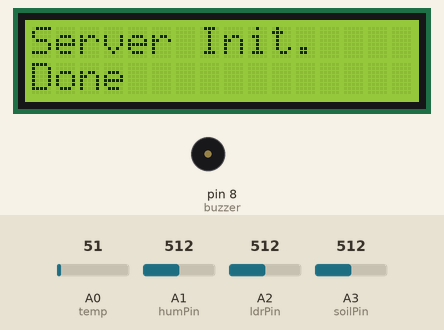
The sketch below on a simulated Arduino Mega 2560, built with avr-gcc and run on an emulated ATmega2560. On the bench: 16×2 character LCD, buzzer (waves = sounding, pin HIGH). The inputs (shaded band) are chosen by the test bench; at power-on: A3 (soilPin) = 512, A0 (temp) = 51, A1 (humPin) = 512, A2 (ldrPin) = 512. WiFi joins after 1.5 s; servers stay silent unless stated; uploads are accepted with an empty reply; what the sketch prints to the serial monitor is not drawn.

Above: at 4.1 s.
At 10.2 s:
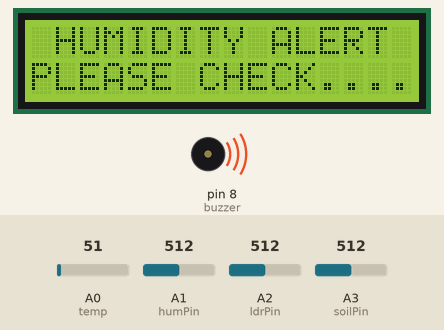
10.3 s: A3 (soilPin) set to 490
At 15.5 s:
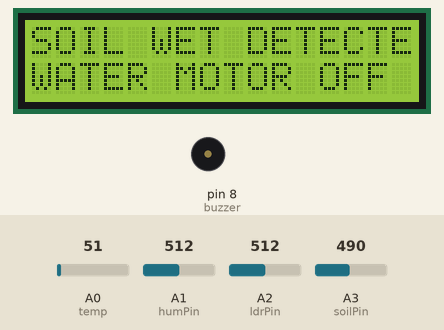
18.5 s: A0 (temp) set to 103
23.1 s: A0 (temp) set to 121
At 31.4 s:
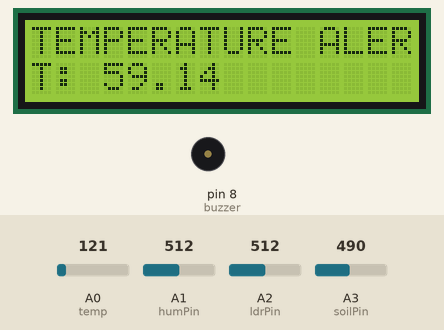
31.9 s: A0 (temp) set to 163
At 41.0 s:
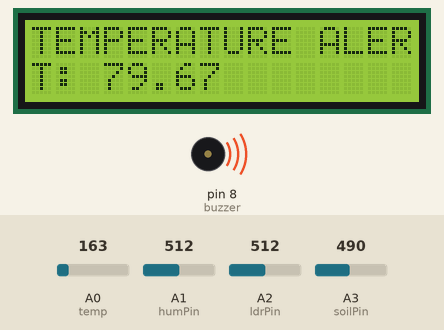
Timing chart, 0 to 41.7 s (numbered marks = the images above; inputs shaded):
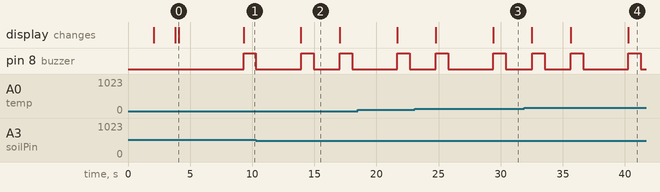

The sketch:

green_house_monitoring_jbiet.ino
```cpp
#include "WiFiEsp.h"
#include <LiquidCrystal.h>
#include <String.h>

// Emulate Serial1 on pins 6/7 if not present
#ifndef HAVE_HWSERIAL1
#include "SoftwareSerial.h"
SoftwareSerial Serial1(12, 13); // RX, TX
#endif


LiquidCrystal lcd (2,3,4,5,6,7);

#define temp A0
#define soilPin A3
#define humPin A1
#define ldrPin A2
#define buzzer 8

float temp1=0.0;
unsigned temp2 = 0;
int soil  = 0;
int hum = 0;
int ldr = 0;
String L = " ";
String S = " ";
String H = " ";

char ssid[] = "project12";            // your network SSID (name)
char pass[] = "project123456";        // your network password
int status = WL_IDLE_STATUS;     // the Wifi radio's status

char server[] = "projectsiot.xyz";

String A = "GET /IoTProjects/GreenHouse/upload.php?";
String Z = " HTTP/1.1";
String iot = "\0";

// Initialize the Ethernet client object
WiFiEspClient client;

void lcdstring (int a, int b, String w);


void beep ()
{
  digitalWrite(buzzer, HIGH);
  delay(1000);
  digitalWrite(buzzer, LOW);
  delay(100);
}


void setup(void) {
  Serial.begin(9600);
  Serial.print("power up");

    lcd.begin(16, 2);

          pinMode(humPin,INPUT);
          pinMode(ldrPin,INPUT);
          pinMode(soilPin,INPUT);
          pinMode(temp,INPUT);
          pinMode(buzzer,OUTPUT);

lcd.clear();
lcd.setCursor(0,0);
        lcd.print("GREEN HOUSE   ");
        lcd.setCursor( 0,1);
         lcd.print("MONITORING S/M ");
         delay(2000);


  lcd.clear();
lcd.setCursor(0,0);
lcd.print(" CONNECTING  TO ");
lcd.setCursor(0,1);
lcd.print(ssid);
delay(200);

  // initialize serial for ESP module
  Serial1.begin(9600);
  // initialize ESP module
  WiFi.init(&Serial1);

   // check for the presence of the shield
  if (WiFi.status() == WL_NO_SHIELD) {
    Serial.println(F("WiFi shield not present"));
    // don't continue
    while (true);
  }

  // attempt to connect to WiFi network
  while ( status != WL_CONNECTED) {
    Serial.print(F("Attempting to connect to WPA SSID: "));
    Serial.println(ssid);
    // Connect to WPA/WPA2 network
    status = WiFi.begin(ssid, pass);
  }

  // you're connected now, so print out the data
  Serial.println(F("You're connected to the network"));

  lcd.clear();
lcd.setCursor(0,0);
lcd.print("Server Init.");
lcd.setCursor(0,1);
lcd.print("..................");
delay(100);
    Serial.println(F("sending data ---1 "));
    Serial.println(F("Starting connection to server..."));
    // if you get a connection, report back via serial
    if (client.connect(server, 80)) {
      Serial.println(F("Connected to server"));
      // Make a HTTP request
      client.println("GET /IoTProjects/GreenHouse/upload.php?a=U&b=N&c=N HTTP/1.1");
      client.println("Host: projectsiot.xyz");
      client.println("Connection: close");
      client.println();
    }
    client.flush();
     client.stop();

  lcd.clear();
lcd.setCursor(0,0);
lcd.print("Server Init.");
lcd.setCursor(0,1);
lcd.print("Done");
  delay(5000);
Serial.println(F("PLEASE SHOW CARD "));
}

void loop() {

temp2 = analogRead(temp); //read data from analog pin A1.
float V=temp2*(5/(1023.00)); //conversion of analog voltage to digital voltage.
  temp1=V*100; //temperature in centigrade scale.

Serial.print("temperature is = "); Serial.println(temp1);
delay(50);

ldr = analogRead(ldrPin);
delay(50);
soil = analogRead(soilPin);
delay(50);
hum = analogRead(humPin);
delay(50);

Serial.println("soil = "+String(soil));
Serial.println("ldr = "+String(ldr));
Serial.println("hum = "+String(hum));


if (temp1 > 55)
{
  lcd.clear();
  lcdstring(0,0,"TEMPERATURE ALERT");
  lcdstring(0,1,"T: "+String(temp1));
  delay(20);
beep ();
  delay(2000);
}
 if (soil < 500)
{
  S = "Y";
   lcd.clear();
  lcdstring(0,0,"SOIL WET DETECTED");
  lcdstring(0,1,"WATER MOTOR OFF");
  delay(20);
  beep ();
  delay(2000);
}
else
{
  S = "N";

}
 if (hum < 700)
{
  H = "Y";
  lcd.clear();
  lcdstring(0,0," HUMIDITY ALERT");
  lcdstring(0,1,"PLEASE CHECK....");
  beep ();
  delay(20);
  delay(2000);
}
else
{
  H = "N";
}
if (ldr < 750)
{
  Serial.println("day mode");

  L = "D";
}
else
{
  Serial.println("night mode");
  L = "N";
}

if ((temp1 < 55)&&(H == "L")&&(S == "L"))
{
  lcd.clear();
  lcdstring(0,0,"T: "+String(temp1));
  lcdstring(9,0,"H: "+ String(H));
  lcdstring(0,1,"S: "+ String(S));
  lcdstring(9,1,"L: "+ String(L));
  delay(100);
  iot  = A + "a=" + String(temp1) + "&b=" + L +"&c=" + H + "&d=" + S + Z;
  sndit ();
}
else
{

  iot  = A + "a=" + String(temp1) + "&b=" + L +"&c=" + H + "&d=" + S + Z;
  sndit ();
}
}// LOOP


void sndit ()
{

  Serial.print(F("IOT = ")); Serial.println(iot);

  // if the server's disconnected, stop the client
  if (!client.connected()) {
    Serial.println(F("Disconnecting from server..."));
    client.stop();

    // do nothing forevermore
    //while (true);
  }
  client.stop();
  client.flush();

  for (int x = 0; x < 1; x++)
  {
    delay(1000);
    Serial.println(x, DEC);
  }
  Serial.println(F("Starting connection to server..."));
  // if you get a connection, report back via serial
  if (client.connect(server, 80)) {
    Serial.println(F("Connected to server"));
    // Make a HTTP request

   client.println(iot);

    client.println("Host: projectsiot.xyz");
    client.println("Connection: close");
    client.println();
    iot = "\0";
  }

}

void lcdstring (int a, int b, String w)
{
  lcd.setCursor(a,b);
  lcd.print(w);
}
```

Measured:
- the behaviour switches between 112 and 113 on A0 (temp) (found by bisection; images 2 and 3)
- after the input at 10.3 s, the display: changes after 3.6 s (image 2)
- after the input at 23.1 s, the display: first differs from a run without the input after 6.3 s (image 3)
- what the display in image 0 shows lasts 5.2 s, from 4.1 s to 9.3 s
- what the display in image 2 shows lasts 3.1 s, from 13.9 s to 17.0 s
